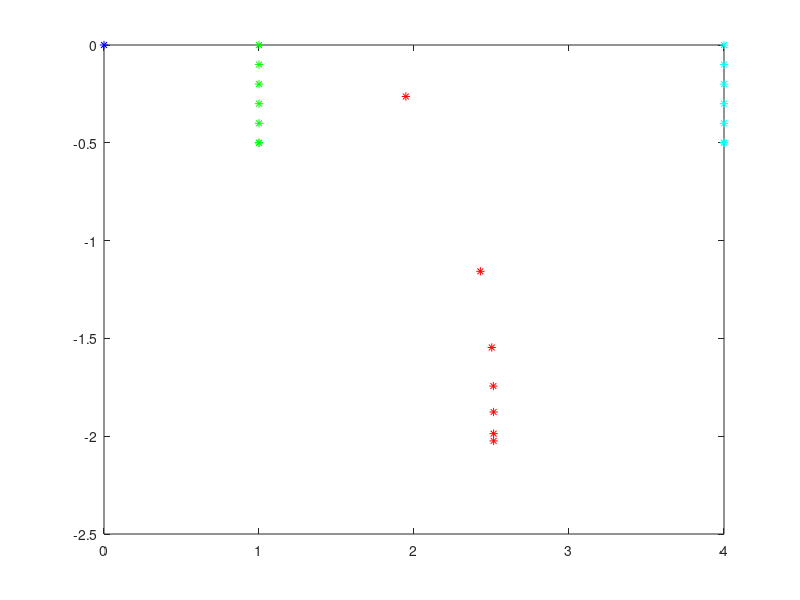

Reproduce this figure in MATLAB. (Note: this script raises an error after producing the figure.)
% HW 2, #3, Kalman Filter - 2-D Car tracking probelm with constant velocity
clear all

dt = 1; % minute
num_meas=7;

H = [1 0; 0 1];
F = [1 0; 0 1];

Ra = [0.6 -0.6; -0.6 1.2];
Rb = [0.6 0.6; 0.6 1.2];
ya = [1 1 1 1 1 1 1; 0 -0.1 -0.2 -0.3 -0.4 -0.5 -0.5];
yb = [4 4 4 4 4 4 4; 0 -0.1 -0.2 -0.3 -0.4 -0.5 -0.5];

Hstack = [H;H];
Rstack = [Ra, zeros(2,2); zeros(2,2), Rb];
ystack = [ya; yb];

B0 = [1.2 0.6; 0.6 0.6];
x0 = [0; 0];

% intialize
xpost = x0;
Bpost = B0;

% Implement KF
% xas, yoa, yob, xb0
xb0 = [0;0];
xas=zeros(2,7);
% process nosie 
%Bnoise = [0.4, 0.2; 0.2, 0.2];
Bnoise = [0.8,0; 0,0.4];
for i=1:num_meas
    
    if i == 1
        xprior = xpost;
    else
        xprior = xpost+[0.085;-0.085]*dt;
        
    end
    Bprior = Bpost;
    if(i>=2)
        Bprior = Bprior + Bnoise;
    end
    K = Bprior*Hstack'*inv(Hstack*Bprior*Hstack'+Rstack);
    xpost = xprior + K*(ystack(:,i)-Hstack*xprior);
    Bpost = (eye(2)-K*Hstack)*Bprior;
    xas(1,i) = xpost(1);  xas(2,i)= xpost(2);
  %  plot(xpost(1),xpost(2), 'k*'); hold on; title('Car Location')
end
xpost 
Bpost

figure;
plot(xb0(1),xb0(2), 'b*'); hold on;
plot(xas(1,:), xas(2,:), 'r*');
plot(ya(1,:), ya(2,:), 'g*');
plot(yb(1,:), yb(2,:), 'c*');

% Compute probability that car is at specific location
probability = mvncdf([2-0.1;-2-0.1],[2+0.1;-2+0.1],xpost,Bpost) 